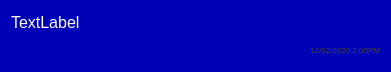
<?xml version="1.0" encoding="UTF-8"?>
<ui version="4.0">
 <class>msg_container</class>
 <widget class="QFrame" name="msg_container">
  <property name="geometry">
   <rect>
    <x>0</x>
    <y>0</y>
    <width>391</width>
    <height>72</height>
   </rect>
  </property>
  <property name="windowTitle">
   <string>Frame</string>
  </property>
  <property name="styleSheet">
   <string notr="true">QFrame#msg_container{
		border-style:solid;
	border_width:1px;
	background-color: rgb(0, 0, 184);
	border-color: rgb(255, 255, 255);
	border-left-top-radius:12px;
	border-right-top-radius:12px;
	border-right-bottom-radius:12px;
}</string>
  </property>
  <property name="frameShape">
   <enum>QFrame::Box</enum>
  </property>
  <property name="lineWidth">
   <number>2</number>
  </property>
  <property name="midLineWidth">
   <number>1</number>
  </property>
  <layout class="QVBoxLayout" name="verticalLayout">
   <item>
    <widget class="QLabel" name="msg">
     <property name="font">
      <font>
       <family>Segoe UI</family>
       <pointsize>12</pointsize>
      </font>
     </property>
     <property name="styleSheet">
      <string notr="true">color: rgb(255, 255, 255);</string>
     </property>
     <property name="text">
      <string>TextLabel</string>
     </property>
    </widget>
   </item>
   <item>
    <widget class="QLabel" name="time">
     <property name="font">
      <font>
       <family>Segoe UI</family>
       <pointsize>6</pointsize>
      </font>
     </property>
     <property name="styleSheet">
      <string notr="true">color: rgb(63, 63, 63);</string>
     </property>
     <property name="text">
      <string>12/02/2020 2:00PM</string>
     </property>
     <property name="alignment">
      <set>Qt::AlignRight|Qt::AlignTrailing|Qt::AlignVCenter</set>
     </property>
    </widget>
   </item>
  </layout>
 </widget>
 <resources/>
 <connections/>
</ui>
